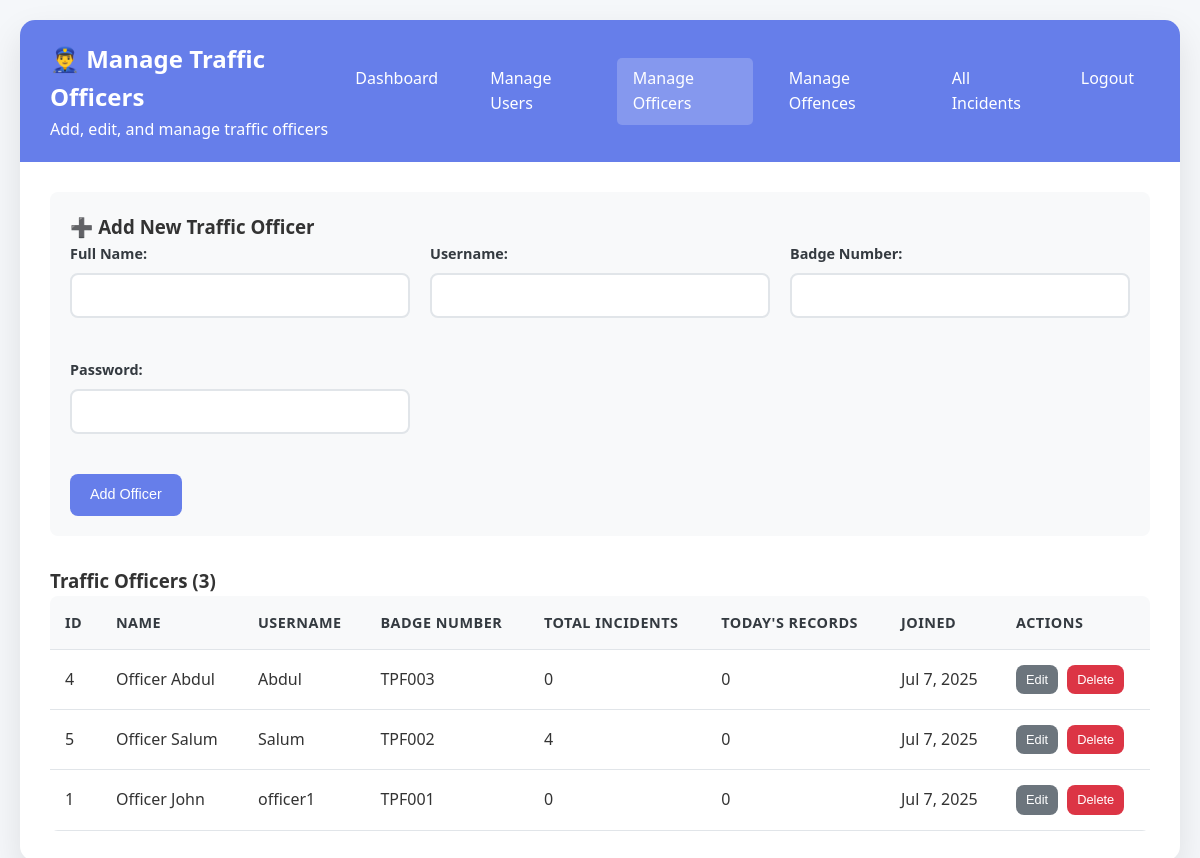
Page /admin/manage_officers.php (signed in) on the committed database.
### tables this page shows
CREATE TABLE `officers` (
  `id` int(11) NOT NULL,
  `name` varchar(100) NOT NULL,
  `username` varchar(50) NOT NULL,
  `password` varchar(255) NOT NULL,
  `badge_number` varchar(50) NOT NULL,
  `created_at` timestamp NOT NULL DEFAULT current_timestamp()
);

### admin/manage_officers.php (the view, shortened to what this page needs)
<?php
$database = new Database();
$conn = $database->getConnection();
$officers_query = "SELECT o.*,
                          COUNT(i.id) as incident_count,
                          COUNT(CASE WHEN DATE(i.created_at) = CURDATE() THEN 1 END) as today_count
                   FROM officers o
                   LEFT JOIN incidents i ON o.id = i.officer_id
                   GROUP BY o.id
                   ORDER BY o.created_at DESC";
$officers_stmt = $conn->prepare($officers_query);
$officers_stmt->execute();
$officers = $officers_stmt->fetchAll(PDO::FETCH_ASSOC);
?>
<!DOCTYPE html>
<html lang="en">
<head>
    <link rel="stylesheet" href="../assets/css/style.css">
</head>
<body>
    <div class="container">
        <div class="dashboard">
            <div class="dashboard-header">
                <div>
                    <h2>👮‍♂️ Manage Traffic Officers</h2>
                    <p>Add, edit, and manage traffic officers</p>
                </div>
                <div class="dashboard-nav">
                    <a href="dashboard.php">Dashboard</a>
                    <a href="manage_users.php">Manage Users</a>
                    <a href="manage_officers.php" class="active">Manage Officers</a>
                    <a href="manage_offences.php">Manage Offences</a>
                    <a href="view_incidents.php">All Incidents</a>
                    <a href="../auth/logout.php">Logout</a>
                </div>
            </div>
            <div class="dashboard-content">
                <div style="background: #f8f9fa; padding: 20px; border-radius: 8px; margin-bottom: 30px;">
                    <h3>➕ Add New Traffic Officer</h3>
                    <form method="POST" class="form-grid">
                        <div class="form-group">
                            <label for="name">Full Name:</label>
                            <input type="text" name="name" id="name" required>
                        </div>
                        <div class="form-group">
                            <label for="username">Username:</label>
                            <input type="text" name="username" id="username" required>
                        </div>
                        <div class="form-group">
                            <label for="badge_number">Badge Number:</label>
                            <input type="text" name="badge_number" id="badge_number" required>
                        </div>
                        <div class="form-group">
                            <label for="password">Password:</label>
                            <input type="password" name="password" id="password" required>
                        </div>
                        <div style="grid-column: 1 / -1;">
                            <button type="submit" class="btn btn-primary">Add Officer</button>
                        </div>
                    </form>
                </div>
                <h3>Traffic Officers (<?php echo count($officers); ?>)</h3>
                <table class="data-table">
                    <thead>
                        <tr>
                            <th>ID</th>
                            <th>Name</th>
                            <th>Username</th>
                            <th>Badge Number</th>
                            <th>Total Incidents</th>
                            <th>Today's Records</th>
                            <th>Joined</th>
                            <th>Actions</th>
                        </tr>
                    </thead>
                    <tbody>
                        <?php foreach ($officers as $officer): ?>
                            <tr>
                                <td><?php echo $officer['id']; ?></td>
                                <td><?php echo htmlspecialchars($officer['name']); ?></td>
                                <td><?php echo htmlspecialchars($officer['username']); ?></td>
                                <td><?php echo htmlspecialchars($officer['badge_number']); ?></td>
                                <td><?php echo $officer['incident_count']; ?></td>
                                <td><?php echo $officer['today_count']; ?></td>
                                <td><?php echo date('M j, Y', strtotime($officer['created_at'])); ?></td>
                                <td>
                                    <button onclick="editOfficer(<?php echo htmlspecialchars(json_encode($officer)); ?>)"
                                            class="btn btn-secondary" style="font-size: 0.8rem; padding: 5px 10px; margin-right: 5px;">Edit</button>
                                    <form method="POST" style="display: inline;"
                                          onsubmit="return confirmDelete('Are you sure you want to delete this officer?')">
                                        <button type="submit" class="btn btn-danger" style="font-size: 0.8rem; padding: 5px 10px;">Delete</button>
                                    </form>
                                </td>
                            </tr>
                        <?php endforeach; ?>
                    </tbody>
                </table>
            </div>
        </div>
    </div>
</body>
</html>

### assets/css/style.css (style rules this page uses)
* { margin: 0; padding: 0; box-sizing: border-box; }
:root { --primary-color: #667eea; --primary-dark: #5a6fd8; --secondary-color: #6c757d; --success-color: #28a745; --warning-color: #ffc107; --danger-color: #dc3545; --info-color: #17a2b8; --light-color: #f8f9fa; --dark-color: #343a40; --white: #ffffff; --border-color: #e1e5e9; --text-color: #333; --text-muted: #6c757d; --sidebar-width: 280px; --header-height: 70px; --border-radius: 8px; --box-shadow: 0 2px 10px rgba(0, 0, 0, 0.1); --transition: all 0.3s ease; }
body { font-family: "Segoe UI", Tahoma, Geneva, Verdana, sans-serif; background: #f5f7fa; color: var(--text-color); line-height: 1.6; }
.form-grid { display: grid; grid-template-columns: repeat(auto-fit, minmax(300px, 1fr)); gap: 20px; }
.form-group { margin-bottom: 20px; }
.form-group label { display: block; margin-bottom: 8px; font-weight: 600; color: var(--dark-color); font-size: 0.9rem; }
.form-group input, .form-group select, .form-group textarea { width: 100%; padding: 12px 15px; border: 2px solid var(--border-color); border-radius: var(--border-radius); font-size: 0.95rem; transition: var(--transition); background: white; }
.btn { display: inline-flex; align-items: center; justify-content: center; padding: 10px 20px; border: none; border-radius: var(--border-radius); font-size: 0.9rem; font-weight: 500; text-decoration: none; cursor: pointer; transition: var(--transition); line-height: 1.5; gap: 8px; }
.btn-primary { background: var(--primary-color); color: white; }
.btn-secondary { background: var(--secondary-color); color: white; }
.btn-danger { background: var(--danger-color); color: white; }
.data-table { width: 100%; border-collapse: collapse; background: white; border-radius: var(--border-radius); overflow: hidden; }
.data-table th, .data-table td { padding: 15px; text-align: left; border-bottom: 1px solid var(--border-color); }
.data-table th { background: var(--light-color); font-weight: 600; color: var(--dark-color); font-size: 0.9rem; text-transform: uppercase; letter-spacing: 0.5px; }
.container { max-width: 1200px; margin: 0 auto; padding: 20px; }
.dashboard { background: white; border-radius: 15px; box-shadow: 0 15px 35px rgba(0, 0, 0, 0.1); overflow: hidden; }
.dashboard-header { background: var(--primary-color); color: white; padding: 20px 30px; display: flex; justify-content: space-between; align-items: center; }
.dashboard-nav { display: flex; gap: 20px; }
.dashboard-nav a { color: white; text-decoration: none; padding: 8px 16px; border-radius: 5px; transition: var(--transition); }
.dashboard-nav a:hover, .dashboard-nav a.active { background: rgba(255, 255, 255, 0.2); }
.dashboard-content { padding: 30px; }

### rows in the picture
officers: id "4", name "Officer Abdul", username "Abdul", badge_number "TPF003", incident_count "0", today_count "0", created_at "Jul 7, 2025"
officers: id "5", name "Officer Salum", username "Salum", badge_number "TPF002", incident_count "4", today_count "0", created_at "Jul 7, 2025"
officers: id "1", name "Officer John", username "officer1", badge_number "TPF001", incident_count "0", today_count "0", created_at "Jul 7, 2025"

### other values in the picture
count($officers) "3"
